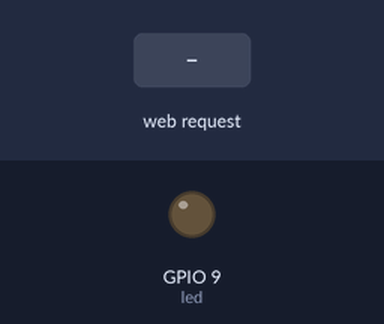
This sketch was run on a simulated ESP32. Parts: output pins drawn as LEDs (lit = HIGH). The test bench sets the inputs (shaded band). WiFi joins after 1.5 s; servers stay silent unless stated; what the sketch prints to the serial monitor is not drawn.

Above: at 2.7 s.
2.8 s: HTTP request GET /led?state=on received
At 3.1 s:
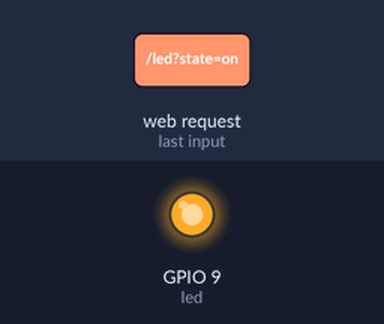
4.3 s: HTTP request GET /led received
At 5.4 s:
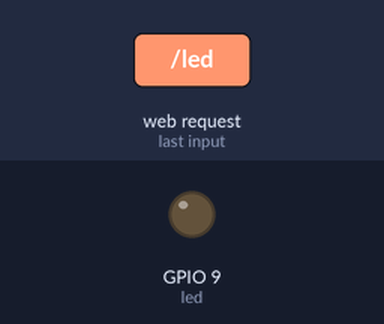
Timing chart, 0 to 7.3 s (numbered marks = the images above; inputs shaded):
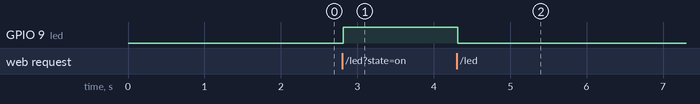

The sketch:

WiFi_REST_Lib.ino
```cpp
#include <Arduino.h>
#include <WiFi.h>
#include <AsyncTCP.h>
#include <ESPAsyncWebSrv.h>

// Some variables we will need along the way
const char* ssid     = "Fablab";
const char* password = "Fabricationlab1";
const char* PARAM_MESSAGE = "message";
int webServerPort = 80;
int led = D10;

// Setting up our webserver
AsyncWebServer server(webServerPort);

// This function will be called when human will try to access undefined endpoint
void notFound(AsyncWebServerRequest *request) {
  AsyncWebServerResponse *response = request->beginResponse(404, "text/plain", "Not found");
  response->addHeader("Access-Control-Allow-Origin", "*");
  request->send(response);
}

void setup() {
  pinMode(led, OUTPUT);

  Serial.begin(115200);
  delay(10);

  // We start by connecting to a WiFi network
  Serial.print("Connecting to ");
  Serial.println(ssid);
  WiFi.begin(ssid, password);

  while (WiFi.status() != WL_CONNECTED) {
    delay(500);
    Serial.print(".");
  }

  Serial.println("");
  Serial.println("WiFi connected");

  // We want to know the IP address so we can send commands from our computer to the device
  Serial.println("IP address: ");
  Serial.println(WiFi.localIP());

  // Greet human when it tries to access the root / endpoint.
  // This is a good place to send some documentation about other calls available if you wish.
  server.on("/", HTTP_GET, [](AsyncWebServerRequest *request){
    AsyncWebServerResponse *response = request->beginResponse(200, "text/plain", "Hello world!");
    response->addHeader("Access-Control-Allow-Origin", "*");
    request->send(request);
  });

  // Usage IP_ADDRESS/led?state=1 where /led is our endpoint and ?state=on is a variable definition.
  // You can also chain variables like this: /led?sate=off&color=blue
  server.on("/led", HTTP_GET, [](AsyncWebServerRequest *request){
    bool state; // LED state
    if (request->hasParam("state")) {
      // The incoming params are Strings
      String param = request->getParam("state")->value();
      // .. so we have to interpret or cast them
      state = ((param == "on") ? HIGH : LOW); // Look up Terary Operator (e.g. https://www.programiz.com/cpp-programming/ternary-operator)
    } else {
      state = LOW;
    }

    // Send back message to human
    String message = "Turning LED ";
    message += state ? "on" : "off";
    AsyncWebServerResponse *response = request->beginResponse(200, "text/plain", "Hello world!");
    response->addHeader("Access-Control-Allow-Origin", "*");
    request->send(200, "text/plain", response);

    // Operate LED
    digitalWrite(led, state);
  });

  // If human tries endpoint no exist, exec this function
  server.onNotFound(notFound);

  Serial.print("Starting web server on port ");
  Serial.println(webServerPort);
  server.begin();
}

void loop() {
  // Nothing needed here at the moment
}
```

Measured:
- after the input at 2.8 s, GPIO 9 (led): LOW → HIGH at once
- after the input at 4.3 s, GPIO 9 (led): HIGH → LOW at once
